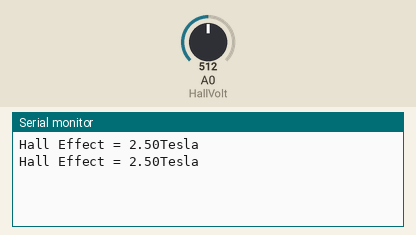
Bench run of a sketch on a simulated Arduino Uno, built with avr-gcc and run on an emulated ATmega328P. Parts: the last lines printed to the serial monitor. Inputs (shaded band) come from the test bench; at power-on: A0 (HallVolt) = 512.

Above: at 1.8 s.
1.9 s: A0 (HallVolt) set to 716
At 2.5 s:
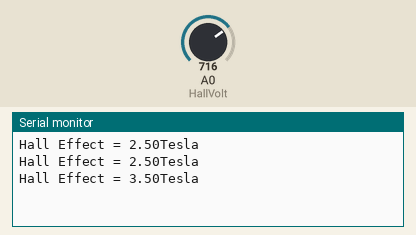
3.4 s: A0 (HallVolt) set to 900
At 4.8 s:
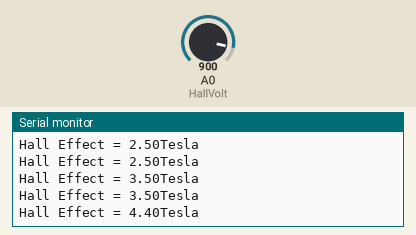
Timing chart, 0 to 6.4 s (numbered marks = the images above; inputs shaded):
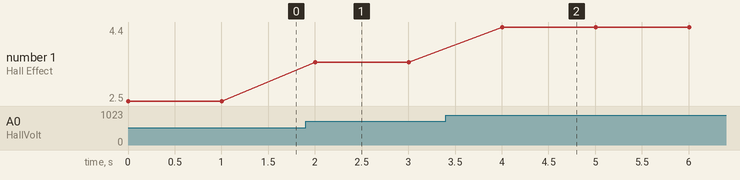

The sketch:

Hall_Sensor_V1.ino
```cpp
/* #include <SPI.h>
 * #include <nRF24L01.h>
 * #include <RF24.h>
 */
#define HallVolt A0

float hall = 0.0;
//RF24 radio(7,8);
void setup() {
Serial.begin(9600);
/* radio.begin();
 * radio.setRetries (15, 15);
 * radio.openWritingPipe (rxAddr);
 * radio.setPayloadSize (32);
 *
// * radio.stopListening 3();
 */
}

void loop() {
hall = analogRead (HallVolt);
hall=hall*5/1023;
//hall = hall * 0.13;
Serial.print("Hall Effect = ");
Serial.print(hall);
Serial.print("Tesla");
Serial.println();
//radio.write(&hall, sizeof(hall));
delay(1000);

}
```

Measured:
- after the input at 1.9 s, the serial monitor: prints a new line after 0.10 s (image 1)
- after the input at 3.4 s, the serial monitor: prints a new line after 0.60 s (image 2)
- plotted number 1: 2.5 → 3.5 after the input at 1.9 s, 3.5 → 4.4 after the input at 3.4 s
